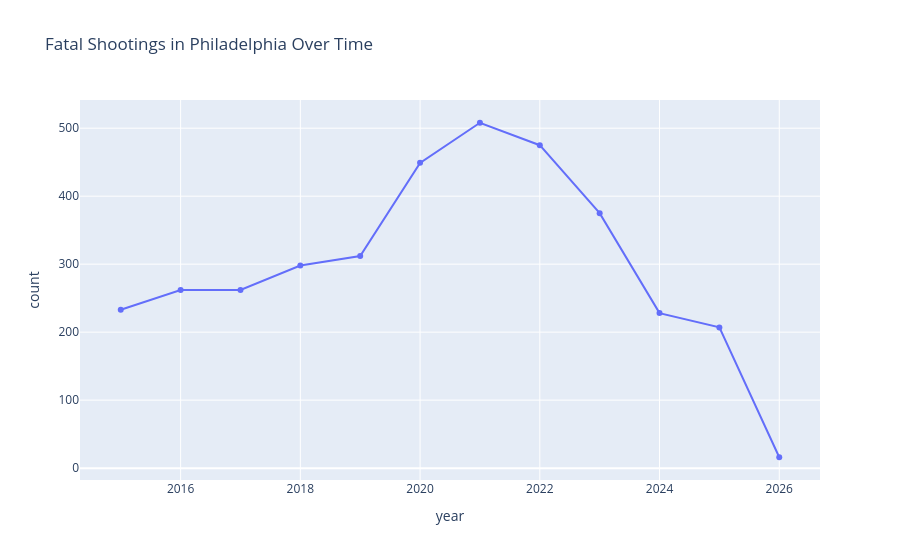

Notebook code for this chart:
### Markdown cell above
As indicated by the graphs and table above, the number of male victims in fatal shootings is significantly greater than the number of female victims. Men account for 91.1% of fatal shootings in Philadelphia, closely aligning with the same proportion reported by GW. More broadly, gun violence in the city disproportionately affects young men, particularly those in their early to mid-twenties, with approximately 20% of all shooting-related deaths occurring among men aged 20–24. This concentration highlights a clear demographic pattern in who is most at risk.

Women, by contrast, account for only 8.9% of shooting-related deaths, and their age distribution differs somewhat from that of men. While male fatalities are heavily concentrated among younger age groups, female victims show a relatively higher representation in their 30s and 40s. This suggests that, although women are far less frequently victims of fatal shootings, the circumstances and patterns of victimization may differ in meaningful ways across gender and age groups.

## Change Over Time

To better understand how gun violence has evolved in Philadelphia, it is important to examine trends in fatal shootings over time. While demographic patterns reveal who is most affected, a temporal analysis highlights whether the scale of violence is increasing, decreasing, or remaining stable, providing important context for understanding the trajectory of gun violence in the city.

### Code cell
year_counts = (
    shoot_df2
    .groupby('year')
    .size()
    .reset_index(name='count')
)

year_graph = px.line(
    year_counts,
    x='year',
    y='count',
    markers=True,
    title='Fatal Shootings in Philadelphia Over Time'
)

year_graph.show()

### Figure 1 — Plotly figure (JSON) as saved in the notebook; plotly's stock layout.template omitted (floating-point values rounded to 4 significant figures)
{"data": [{"hovertemplate": "year=%{x}<br>count=%{y}<extra></extra>", "legendgroup": "", "line": {"color": "#636efa", "dash": "solid"}, "marker": {"symbol": "circle"}, "mode": "lines+markers", "name": "", "orientation": "v", "showlegend": false, "type": "scatter", "x": [2015, 2016, 2017, 2018, 2019, 2020, 2021, 2022, 2023, 2024, 2025, 2026], "xaxis": "x", "y": [233, 262, 262, 298, 312, 449, 508, 475, 375, 228, 207, 16], "yaxis": "y"}], "layout": {"legend": {"tracegroupgap": 0}, "title": {"text": "Fatal Shootings in Philadelphia Over Time"}, "xaxis": {"anchor": "y", "domain": [0, 1], "title": {"text": "year"}}, "yaxis": {"anchor": "x", "domain": [0, 1], "title": {"text": "count"}}}}
